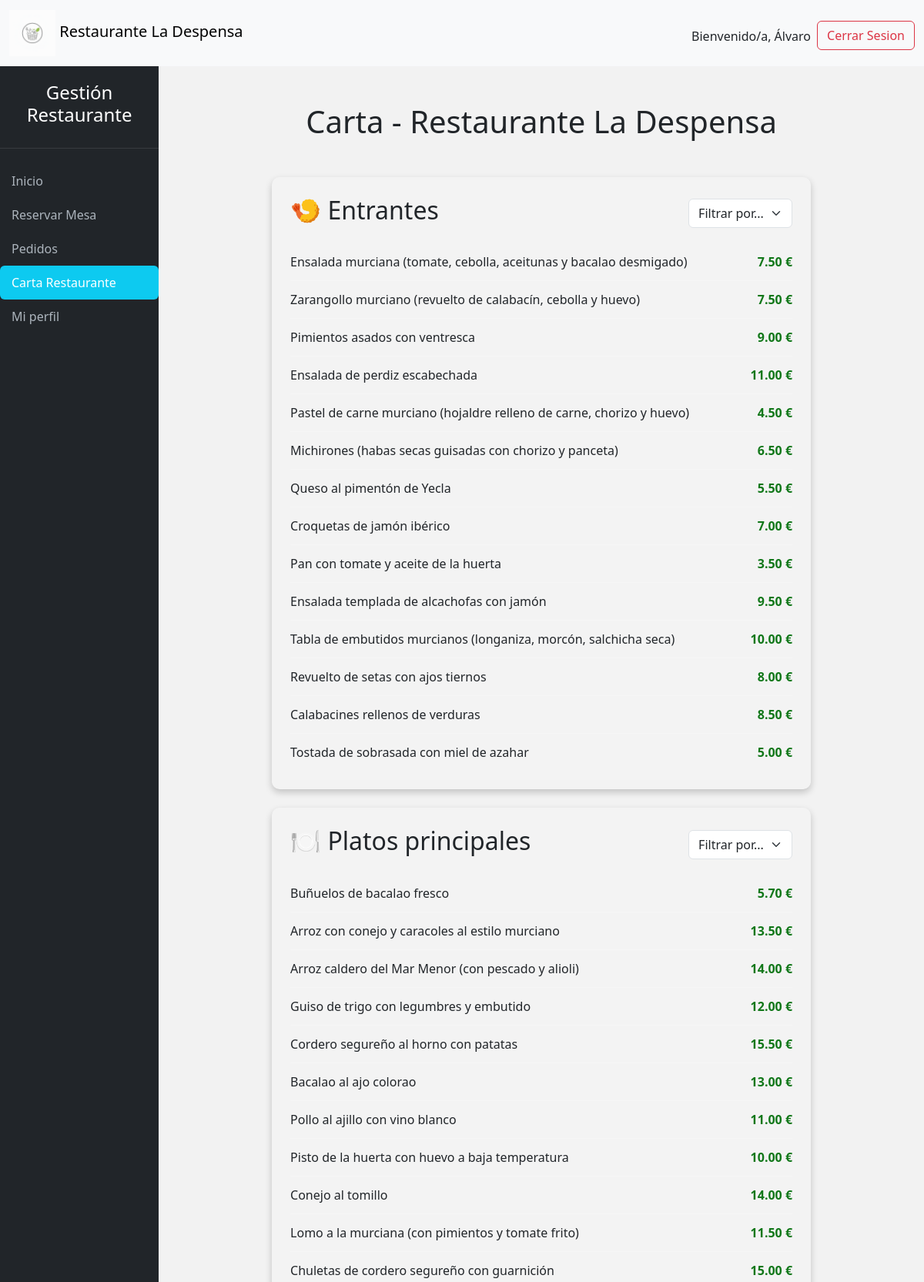
Screenshot of /clientes/carta.php (signed in, upper part) with the database file from the repository.
### tables this page shows
CREATE TABLE `categoria` (
  `idcat` int(11) NOT NULL,
  `nombre` varchar(255) NOT NULL
);

CREATE TABLE `producto` (
  `idprod` int(11) NOT NULL,
  `nombre` varchar(255) NOT NULL,
  `precio` decimal(6,2) NOT NULL,
  `stock` int(11) NOT NULL,
  `estado` tinyint(1) NOT NULL,
  `categoria` int(11) NOT NULL
);

### clientes/carta.php (the view, shortened to what this page needs)
<?php
include("../conexion.php");
?>
<!DOCTYPE html>
<html lang="es">
<head>
    <?php include("../head.php"); ?>
</head>
<body class="d-flex flex-column min-vh-100">
    <?php include("../nav.php"); ?>
    <div class="wrapper">
        <?php include("navbar.php"); ?>
        <main class="container my-5">
            <h1 class="mb-5">Carta - Restaurante La Despensa</h1>
            <?php
            $categorias = mysqli_query($conn, "SELECT * FROM categoria");
            if (mysqli_num_rows($categorias) > 0) {
                while ($cat = mysqli_fetch_assoc($categorias)) {
                    echo "<section class='category mb-4'>";
                    echo "<div class='d-flex justify-content-between align-items-center mb-3'>";
                    if ($cat['nombre'] == 'Entrantes') echo "<h2>🍤 " . $cat['nombre'] . "</h2>";
                    if ($cat['nombre'] == 'Platos principales') echo "<h2>🍽️ " . $cat['nombre'] . "</h2>";
                    echo "<form method='POST'>
                    <select name='filtro' class='form-select' onchange='this.form.submit()'>
                    <option selected disabled>Filtrar por...</option>
                    <option value='nombre'>Nombre</option>
                    <option value='precio'>Precio</option>
                    </select>
                    </form>";
                    echo "</div>";
                    $productos = mysqli_query($conn, "SELECT * FROM producto WHERE categoria = " . $cat['idcat'] . " AND estado = 0");
                    if (mysqli_num_rows($productos) > 0) {
                        while ($prod = mysqli_fetch_assoc($productos)) {
                            echo "<div class='menu-item'>";
                            echo "<span>" . $prod['nombre'] . "</span>";
                            echo "<span class='price'>" . $prod['precio'] . " €</span>";
                            echo "</div>";
                        }
                    } else {
                        echo "<p class='text-muted'>No hay productos disponibles en esta categoría.</p>";
                    }
                    echo "</section>";
                }
            } else {
                echo "<p>No hay categorías registradas.</p>";
            }
            ?>
        </main>
    </div>
</body>
</html>

### styles.css (style rules this page uses)
body { display: flex; min-height: 100vh; flex-direction: column; background-color: #f8f9fa; background: linear-gradient(rgba(0, 0, 0, 0.05), rgba(0, 0, 0, 0.05)); margin: 0; }
.wrapper { display: flex; flex: 1; }
main { display: flex; flex-direction: column; align-items: center; justify-content: center; text-align: center; }
.category { background-color: rgba(255, 255, 255, 0.1); border-radius: 10px; padding: 1.5rem; margin-bottom: 2rem; width: 100%; max-width: 700px; box-shadow: 0 4px 10px rgba(0, 0, 0, 0.2); }
.menu-item { display: flex; justify-content: space-between; border-bottom: 1px solid rgba(255, 255, 255, 0.2); padding: 0.75rem 0; }
.price { font-weight: bold; }
.menu-item:last-child { border-bottom: none; }
.menu-item span.price { color: #117719; font-weight: bold; }

### rows the page displays
categoria: nombre "Entrantes"
producto: nombre "Ensalada murciana (tomate, cebolla, aceitunas y bacalao desmigado)", precio "7.50"
producto: nombre "Zarangollo murciano (revuelto de calabacín, cebolla y huevo)", precio "7.50"
producto: nombre "Pimientos asados con ventresca", precio "9.00"
producto: nombre "Ensalada de perdiz escabechada", precio "11.00"
producto: nombre "Pastel de carne murciano (hojaldre relleno de carne, chorizo y huevo)", precio "4.50"
producto: nombre "Michirones (habas secas guisadas con chorizo y panceta)", precio "6.50"
producto: nombre "Queso al pimentón de Yecla", precio "5.50"
producto: nombre "Croquetas de jamón ibérico", precio "7.00"
producto: nombre "Pan con tomate y aceite de la huerta", precio "3.50"
producto: nombre "Ensalada templada de alcachofas con jamón", precio "9.50"
producto: nombre "Tabla de embutidos murcianos (longaniza, morcón, salchicha seca)", precio "10.00"
producto: nombre "Revuelto de setas con ajos tiernos", precio "8.00"
producto: nombre "Calabacines rellenos de verduras", precio "8.50"
producto: nombre "Tostada de sobrasada con miel de azahar", precio "5.00"
categoria: nombre "Platos principales"
producto: nombre "Buñuelos de bacalao fresco", precio "5.70"
producto: nombre "Arroz con conejo y caracoles al estilo murciano", precio "13.50"
producto: nombre "Arroz caldero del Mar Menor (con pescado y alioli)", precio "14.00"
producto: nombre "Guiso de trigo con legumbres y embutido", precio "12.00"
producto: nombre "Cordero segureño al horno con patatas", precio "15.50"
producto: nombre "Bacalao al ajo colorao", precio "13.00"
producto: nombre "Pollo al ajillo con vino blanco", precio "11.00"
producto: nombre "Pisto de la huerta con huevo a baja temperatura", precio "10.00"
producto: nombre "Conejo al tomillo", precio "14.00"
producto: nombre "Lomo a la murciana (con pimientos y tomate frito)", precio "11.50"
producto: nombre "Chuletas de cordero segureño con guarnición", precio "15.00"

### other values shown
$_SESSION['nombre'] "Álvaro"
